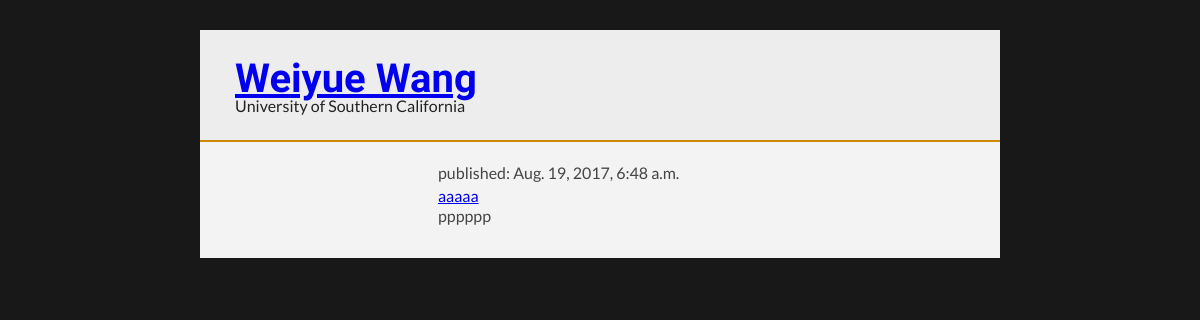
Screenshot of /post/3/ with the database file from the repository.
### blog/models.py (models this page shows, shortened)
class Post(models.Model):
    author = models.ForeignKey('auth.User')
    title = models.CharField(max_length=200)
    text = models.TextField()
    created_date = models.DateTimeField(
            default=timezone.now)
    published_date = models.DateTimeField(
            blank=True, null=True)

### blog/views.py (the view)
# urls.py: url(r'^post/(?P<pk>\d+)/$', views.post_detail, name='post_detail'),
def post_detail(request, pk):
    post = get_object_or_404(Post, pk=pk)
    return render(request, 'blog/post_detail.html', {'post': post})

### blog/templates/blog/post_detail.html (shortened to what this page needs)
{% extends 'blog/base.html' %}
{% block content %}
		<section>
				<div class="sectionContent">
        			{% if post.published_date %}
			        	<p2>published: {{ post.published_date }}</p2>
        			{% endif %}
			        <h1><a href="{% url 'post_detail' pk=post.pk %}">{{ post.title }}</a></h1>
			        <p>{{ post.text|linebreaksbr }}</p>
			    </div>
		</section>
{% endblock %}

### blog/static/css/blog.css (style rules this page uses)
html,body,div,span,object,iframe,h1,h2,h3,h4,h5,h6,p,blockquote,pre,abbr,address,cite,code,del,dfn,em,img,ins,kbd,q,samp,small,strong,sub,sup,var,b,i,dl,dt,dd,ol,ul,li,fieldset,form,label,legend,table,caption,tbody,tfoot,thead,tr,th,td,article,aside,canvas,details,figcaption,figure,footer,header,hgroup,menu,nav,section,summary,time,mark,audio,video { border:0; font:inherit; font-size:100%; margin:0; padding:0; vertical-align:baseline; }
article,aside,details,figcaption,figure,footer,header,hgroup,menu,nav,section { display:block; }
html, body { background: #181818; font-family: 'Lato', helvetica, arial, sans-serif; font-size: 16px; color: #222; }
p { font-size: 1em; line-height: 1.4em; margin-bottom: 20px; color: #444; }
p2 { font-size: 1em; line-height: 1.4em; color: #444; margin-bottom: 2px; display: block; }
section { border-top: 1px solid #dedede; padding: 20px 0 0; }
section:first-child { border-top: 0; }
section:last-child { padding: 20px 0 10px; }
.sectionContent { float: right; width: 72.5%; }

### rows the page displays
Post: published_date "Aug. 19, 2017, 6:48 a.m.", title "aaaaa", text "pppppp"
